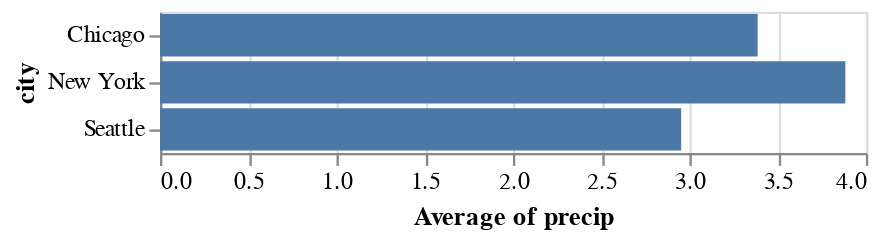

The notebook cell saved with this chart:
### Code cell
plot = vl.markBar()
  .data(df)
  .encode(
    vl.x().average('precip'),
    vl.y().fieldN('city')
  )

### Figure 1 — Vega-Lite specification as saved in the notebook (floating-point values rounded to 4 significant figures)
{"$schema": "https://vega.github.io/schema/vega-lite/v5.json", "data": {"values": [{"city": "Seattle", "month": "Apr", "precip": 2.68}, {"city": "Seattle", "month": "Aug", "precip": 0.87}, {"city": "Seattle", "month": "Dec", "precip": 5.31}, {"city": "New York", "month": "Apr", "precip": 3.94}, {"city": "New York", "month": "Aug", "precip": 4.13}, {"city": "New York", "month": "Dec", "precip": 3.58}, {"city": "Chicago", "month": "Apr", "precip": 3.62}, {"city": "Chicago", "month": "Aug", "precip": 3.98}, {"city": "Chicago", "month": "Dec", "precip": 2.56}]}, "encoding": {"x": {"aggregate": "average", "field": "precip", "type": "quantitative"}, "y": {"field": "city", "type": "nominal"}}, "mark": {"type": "bar"}}
